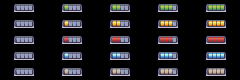

Tiled map render using the project's own tile images. Description and the whole map definition, tile-layer contents included, below:
An orthogonal 15x5 tile map with 16x16 px tiles, 1 tile layer (Tile Layer 1).

<map version="1.10" tiledversion="1.11.2" orientation="orthogonal" renderorder="right-down" width="15" height="5" tilewidth="16" tileheight="16" infinite="0" nextlayerid="2" nextobjectid="1">
 <tileset firstgid="1" source="Modern_UI_Style_2.tsx" />
 <layer id="1" name="Tile Layer 1" width="15" height="5">
  <data encoding="csv">
360,409,362,360,411,362,360,458,362,360,460,362,360,361,362,
507,556,509,507,558,509,507,605,509,507,607,509,507,508,509,
507,556,509,507,705,509,654,752,509,507,754,509,507,655,509,
507,556,509,507,852,509,507,899,509,507,901,509,507,802,509,
507,556,509,507,999,509,507,1046,509,507,1048,509,507,949,509
</data>
 </layer>
</map>
